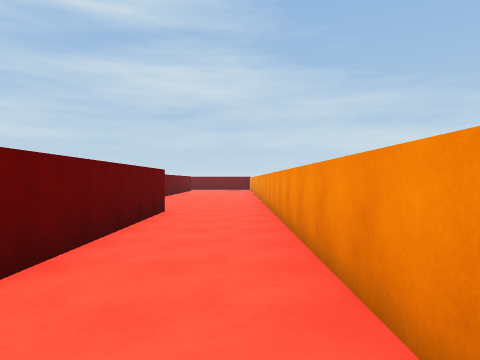
view 1 (above)

16 first-person views from a walk through a scene from a Unity 3-D project. The camera is 1.5 m above the floor, looks level and sees 75° across. The floor is counted in squares, 2 m on a side. Each view is taken from the middle of a square. On the plan, view 1 faces up. The plan holds only what a view shows up to about 10 squares ahead; the rest is blank. The place goes on beyond the plan.

view 2
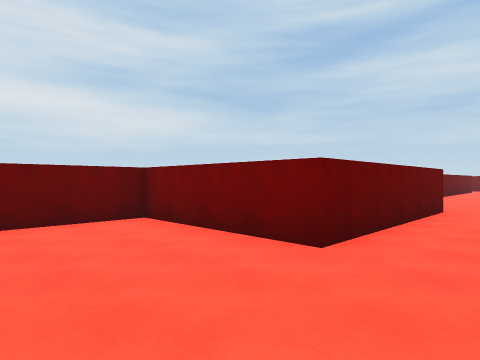

view 3
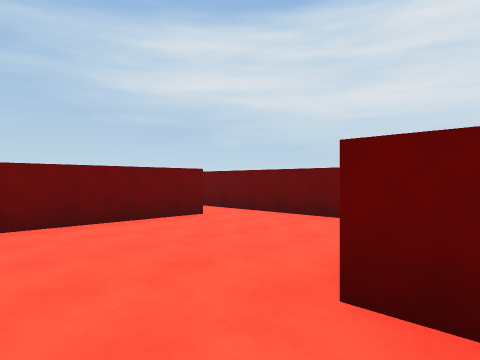

view 4
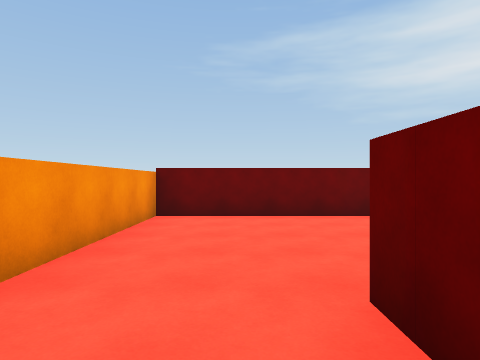

view 5
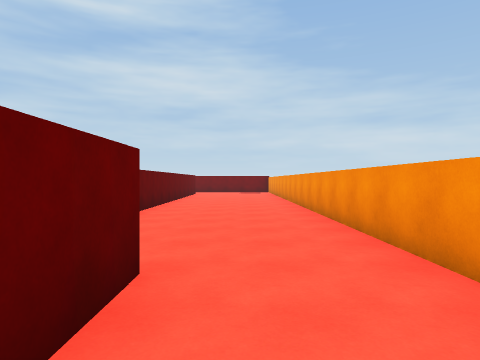

view 6
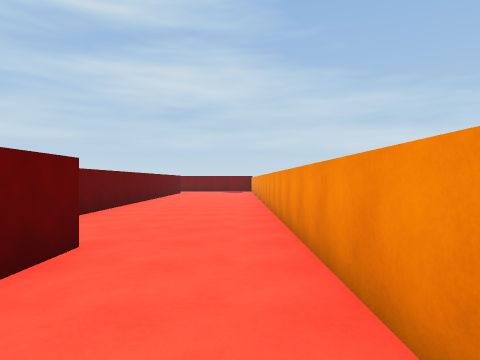

view 7
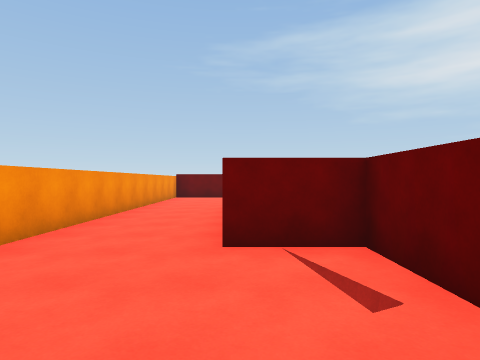

view 8
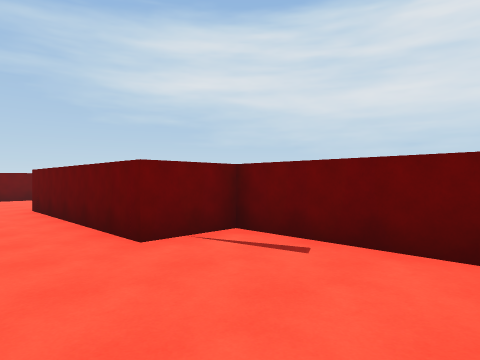

view 9
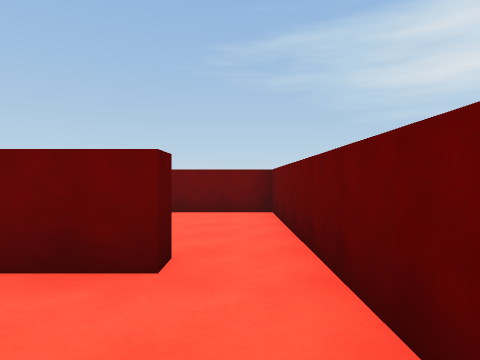

view 10
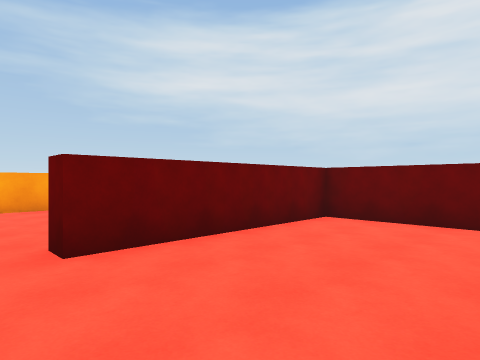

view 11
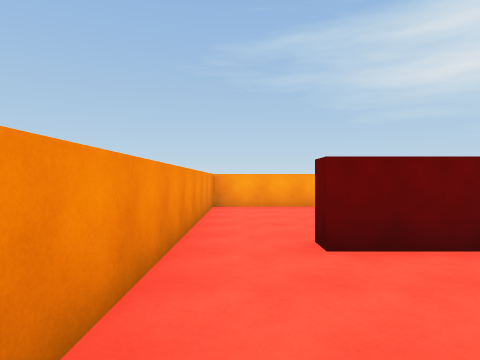

view 12
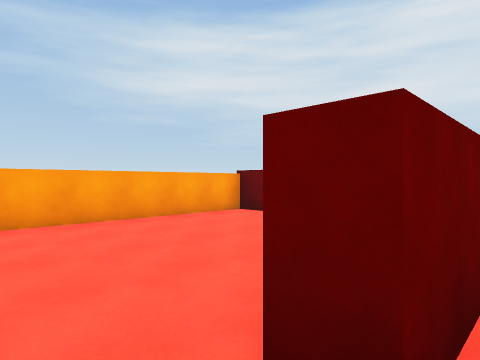

view 13
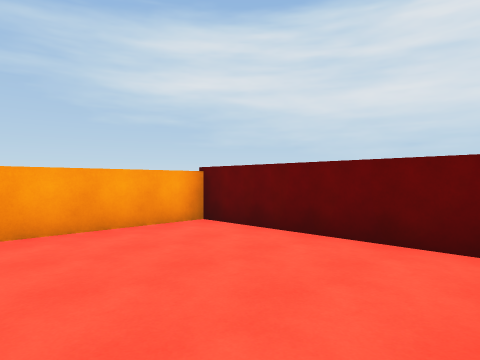

view 14
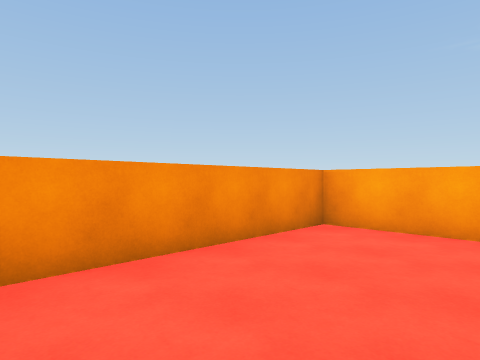

view 15
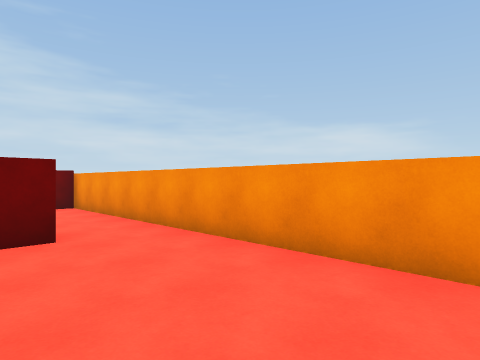

view 16
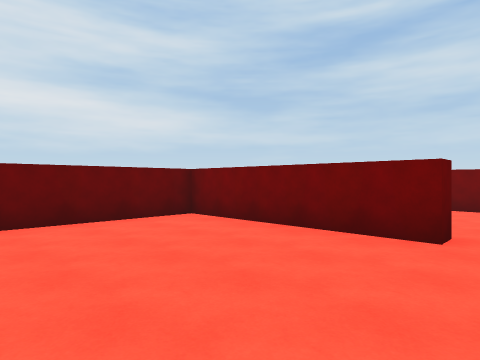

### Floor plan
Points are (right, up) in squares from view 1. A wall is a line through its corners. A room is listed if a view was taken in it or the views show most of it. See-through windows are left out.
Room 1 (views 1, 2, 3, 4, 5, 6, 7, 8, 9)
walls: (-4.3, -3) (-4.3, -2.5) (0.8, -2.5) (0.8, 11.5); (-3.4, 11.5) (-3.4, 7.5) (-1.8, 7.5) (-1.8, 2.1) (-5.8, 2.1) (-5.8, -3.6)
ways out: opening at (-5, -3) to room 2
Room 2 (views 10, 11, 12)
walls: (0.8, -7.5) (0.8, -3) (-1.8, -3); (-5.8, -3.6) (-5.8, -7.3) (-0.9, -7.3)
ways out: opening at (-5, -3) to room 1; opening at (0, -7) to room 3
Room 3 (views 13, 14, 15, 16)
walls: (-0.9, -7.3) (-0.9, -7.8) (-5.8, -7.8) (-5.8, -12.7) (0.8, -12.7) (0.8, -7.5)
ways out: opening at (0, -7) to room 2

Where each view was taken, in squares from view 1:
view 1: 0 up, 0 right, facing up
view 2: 1 down, 0 right, facing up-left
view 3: 3 up, 0 right, facing down-left
view 4: 4 up, 1 left, facing down
view 5: 5 up, 1 left, facing up
view 6: 4 up, 0 right, facing up
view 7: 11 up, 2 left, facing down
view 8: 11 up, 0 right, facing down-left
view 9: 0 up, 5 left, facing down
view 10: 4 down, 0 right, facing down-left
view 11: 4 down, 0 right, facing down
view 12: 7 down, 0 right, facing down-left
view 13: 8 down, 2 left, facing down-left
view 14: 8 down, 2 left, facing down-right
view 15: 12 down, 2 left, facing up-right
view 16: 12 down, 0 right, facing up-left
